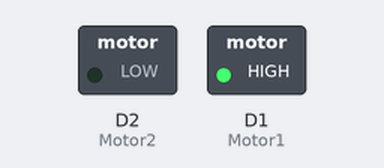
The sketch below on a simulated ESP8266 (NodeMCU). On the bench: switched loads named in the sketch (green lamp = pin HIGH). What the sketch prints to the serial monitor is not drawn.

Above: at 0.1 s.
At 0.5 s:
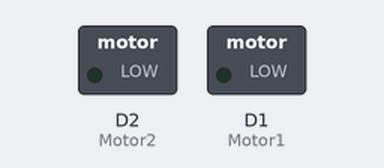
Timing chart, 0 to 2.0 s (numbered marks = the images above):
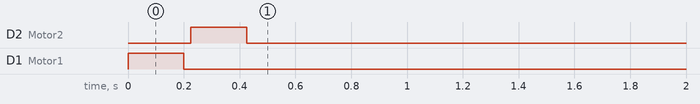

The sketch:

Tail.ino
```cpp
#define SKETCH "Tail.ino"

//Motor Pins
int Motor1 = D1;
int Motor2 = D2;


// --------------- functions ---------------
void forward(int duration) {
  digitalWrite (Motor1, LOW);
  digitalWrite (Motor2, HIGH);
  delay (duration);
}

void stop(int duration) {
  digitalWrite (Motor1, LOW);
  digitalWrite (Motor2, LOW);
  delay (duration);
}

void reverse(int duration) {
  digitalWrite (Motor1, HIGH);
  digitalWrite (Motor2, LOW);
  delay (duration);
}

void forwardSlow(int pwm, int duration) {
  analogWrite (Motor1, pwm);
  digitalWrite (Motor2, LOW);
  delay (duration);
}

void reverseSlow(int pwm, int duration) {
  digitalWrite (Motor1, LOW);
  analogWrite (Motor2, pwm);
  delay (duration);
}

void rampUp() {
  digitalWrite (Motor2, LOW);
  for (int i = 0; i < 100; i++) {
    analogWrite (Motor1, i);
    delay(10);
  }
  delay (1000);
}


// --------------- setup ---------------
void setup() {
  Serial.begin( 115200 );
  Serial.println();
  Serial.println(SKETCH);
  //configure pins as outputs
  pinMode (Motor1, OUTPUT);
  pinMode (Motor2, OUTPUT);


  forwardSlow(300, 100);
  delay(100);
  stop(25);
  reverseSlow(300, 100);
  delay(100);

  //reverse();
  stop(100);
  //rampUp();
  //stop();

}

//--------------- loop ---------------
void loop() {
}
```
